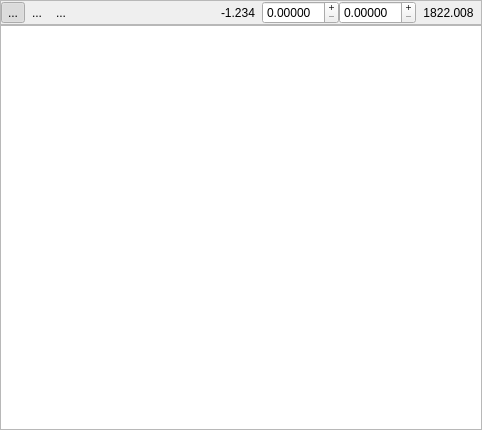
<ui version="4.0" >
 <class>Form</class>
 <widget class="QWidget" name="Form" >
  <property name="geometry" >
   <rect>
    <x>0</x>
    <y>0</y>
    <width>482</width>
    <height>430</height>
   </rect>
  </property>
  <property name="windowTitle" >
   <string>Form</string>
  </property>
  <layout class="QVBoxLayout" >
   <property name="margin" >
    <number>0</number>
   </property>
   <property name="spacing" >
    <number>0</number>
   </property>
   <item>
    <widget class="QFrame" name="frame" >
     <property name="frameShape" >
      <enum>QFrame::StyledPanel</enum>
     </property>
     <property name="frameShadow" >
      <enum>QFrame::Raised</enum>
     </property>
     <layout class="QHBoxLayout" >
      <property name="margin" >
       <number>0</number>
      </property>
      <property name="spacing" >
       <number>0</number>
      </property>
      <item>
       <widget class="QToolButton" name="toolButton_SetPositive" >
        <property name="toolTip" >
         <string>positive</string>
        </property>
        <property name="text" >
         <string>...</string>
        </property>
        <property name="icon" >
         <iconset/>
        </property>
        <property name="checkable" >
         <bool>true</bool>
        </property>
        <property name="checked" >
         <bool>true</bool>
        </property>
        <property name="autoRaise" >
         <bool>true</bool>
        </property>
       </widget>
      </item>
      <item>
       <widget class="QToolButton" name="toolButton_SetNegative" >
        <property name="text" >
         <string>...</string>
        </property>
        <property name="icon" >
         <iconset/>
        </property>
        <property name="checkable" >
         <bool>true</bool>
        </property>
        <property name="autoRaise" >
         <bool>true</bool>
        </property>
       </widget>
      </item>
      <item>
       <widget class="QToolButton" name="toolButton_3" >
        <property name="text" >
         <string>...</string>
        </property>
        <property name="icon" >
         <iconset/>
        </property>
        <property name="checkable" >
         <bool>true</bool>
        </property>
        <property name="checked" >
         <bool>false</bool>
        </property>
        <property name="autoRaise" >
         <bool>true</bool>
        </property>
       </widget>
      </item>
      <item>
       <spacer>
        <property name="orientation" >
         <enum>Qt::Horizontal</enum>
        </property>
        <property name="sizeHint" >
         <size>
          <width>40</width>
          <height>20</height>
         </size>
        </property>
       </spacer>
      </item>
      <item>
       <widget class="QToolButton" name="toolButton_4" >
        <property name="text" >
         <string>-1.234</string>
        </property>
        <property name="autoRaise" >
         <bool>true</bool>
        </property>
       </widget>
      </item>
      <item>
       <widget class="QDoubleSpinBox" name="doubleSpinBox" >
        <property name="alignment" >
         <set>Qt::AlignLeading</set>
        </property>
        <property name="buttonSymbols" >
         <enum>QAbstractSpinBox::PlusMinus</enum>
        </property>
        <property name="decimals" >
         <number>5</number>
        </property>
       </widget>
      </item>
      <item>
       <widget class="QDoubleSpinBox" name="doubleSpinBox_2" >
        <property name="buttonSymbols" >
         <enum>QAbstractSpinBox::PlusMinus</enum>
        </property>
        <property name="decimals" >
         <number>5</number>
        </property>
       </widget>
      </item>
      <item>
       <widget class="QToolButton" name="toolButton_5" >
        <property name="text" >
         <string>1822.008</string>
        </property>
        <property name="autoRaise" >
         <bool>true</bool>
        </property>
       </widget>
      </item>
     </layout>
    </widget>
   </item>
   <item>
    <widget class="QGraphicsView" name="graphicsView" />
   </item>
  </layout>
  <action name="actionSetPositive" >
   <property name="text" >
    <string>SetPositive</string>
   </property>
  </action>
 </widget>
 <resources>
  <include location="../glslDevil.qrc" />
 </resources>
 <connections/>
</ui>
